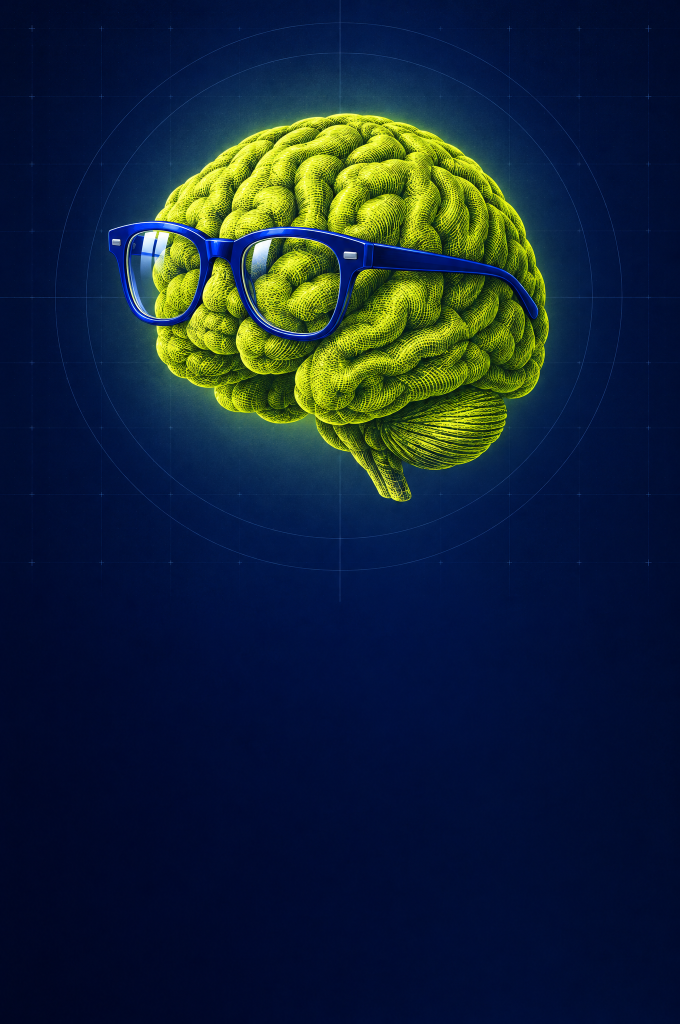
#> input picture taller_prompting/cerebro_base.png, 1360 x 2048 px (shown at 1/2 size)
$ python poster_taller_v3.py
#> lines starting #> are read from the running program, lines starting #| are printed output that depends on the picture
from PIL import Image, ImageDraw, ImageFont, ImageFilter
import numpy as np
F=r"C:/Users/BYROND~1/AppData/Local/Temp/claude/G--Other-computers-Workstation-DELL-DELL-BYRONCUJANO-Escritorio-Eccentric-Inc-AiUDA-PROYECTOS-HIGGSFIELD/0a4bba30-b3f5-408b-80b9-95dfa18eb247/scratchpad/fonts/"
K=2  # render scale
base=Image.open("cerebro_base.png").convert("RGBA")
W,H=base.width*K,base.height*K
#> W = 2720; H = 4096
SC=1.32; CX,CY=680,720
bw,bh=int(base.width*SC*K),int(base.height*SC*K)
#> bw = 3590; bh = 5406
big=base.resize((bw,bh),Image.LANCZOS)
bg=Image.new("RGBA",(W,H),(5,12,40,255))
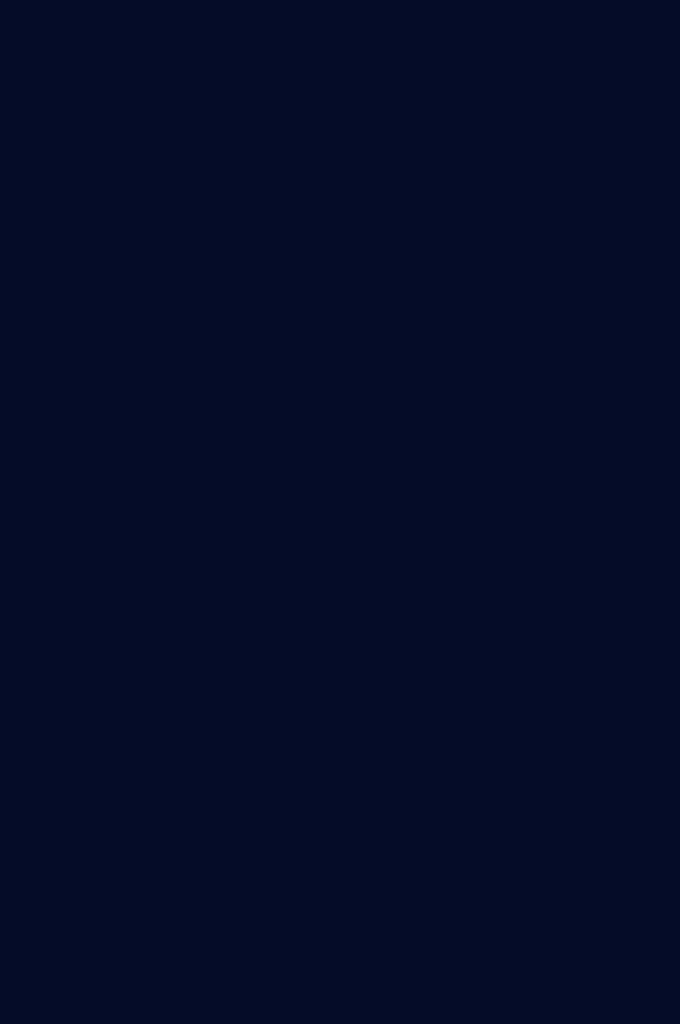
#> bg: PIL image 2720x4096 RGBA (shown at 1/4 size); mean R, G, B, A 5, 12, 40, 255
bg.alpha_composite(big,(int((CX-CX*SC)*K),int((CY-CY*SC)*K)))
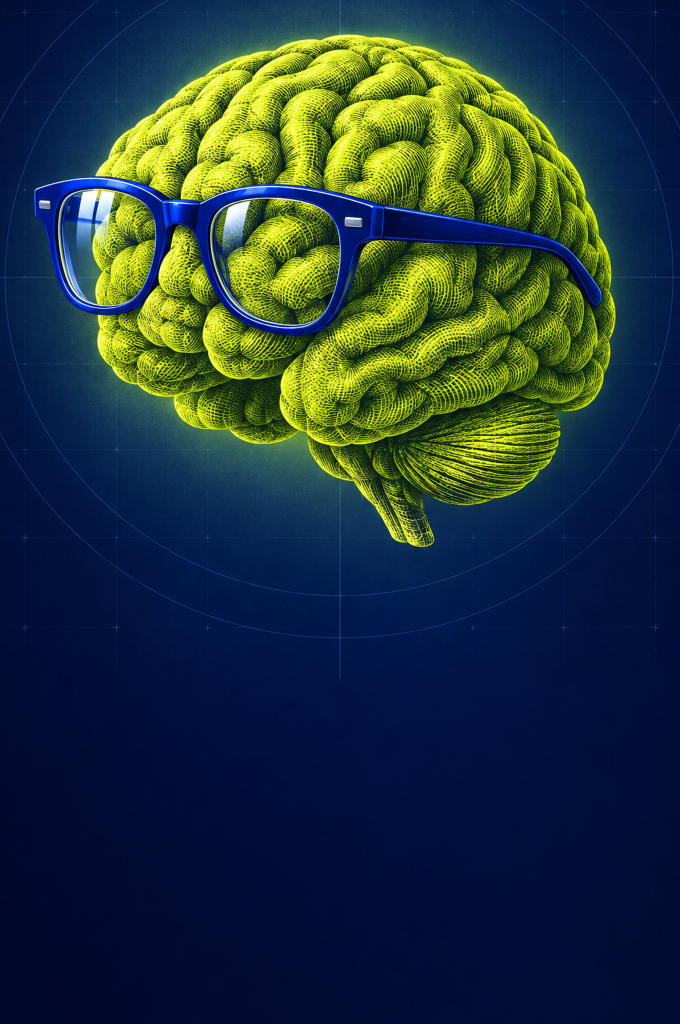
#> bg: PIL image 2720x4096 RGBA (shown at 1/4 size); mean R, G, B, A 33.9, 54.2, 58.2, 255
LIME=(215,255,30,255); WHITE=(255,255,255,255); SOFT=(225,232,250,255); DIM=(185,200,235,255)
def anton(s): return ImageFont.truetype(F+"Anton-Regular.ttf",int(s*K))
def play(s,w=500):
    f=ImageFont.truetype(F+"PlayfairDisplay-Italic%5Bwght%5D.ttf",int(s*K))
    try: f.set_variation_by_axes([w])
    except Exception: pass
    return f
def inter(s,w=400):
    f=ImageFont.truetype(F+"Inter%5Bopsz,wght%5D.ttf",int(s*K))
    try: f.set_variation_by_axes([min(32,max(14,s)),w])
    except Exception: pass
    return f
d=ImageDraw.Draw(bg)
def tw(t,f,sp=0):
    return sum(d.textlength(c,font=f) for c in t)+sp*K*(len(t)-1) if sp else d.textlength(t,font=f)
def text(x,y,t,f,fill,sp=0,anchor="l"):
    w=tw(t,f,sp)
    if anchor=="c": x=x*K-w/2
    elif anchor=="r": x=x*K-w
    else: x=x*K
    if not sp: d.text((x,y*K),t,font=f,fill=fill); return w
    for c in t:
        d.text((x,y*K),c,font=f,fill=fill); x+=d.textlength(c,font=f)+sp*K
    return w
def line(x1,y1,x2,y2,fill,w=1): d.line((x1*K,y1*K,x2*K,y2*K),fill=fill,width=int(w*K))
d=ImageDraw.Draw(bg)
Wd=W//K; M=90
#> after `Wd = W // K`: Wd = 1360
# darken lower half subtly for legibility
grad=Image.new("L",(1,H));
for y in range(H): grad.putpixel((0,y),int(max(0,min(1,(y/H-0.27)/0.20))*215))
shade=Image.new("RGBA",(W,H),(3,8,28,255)); shade.putalpha(grad.resize((W,H)))
#> after `shade.putalpha(grad.resize((W, H)))`:
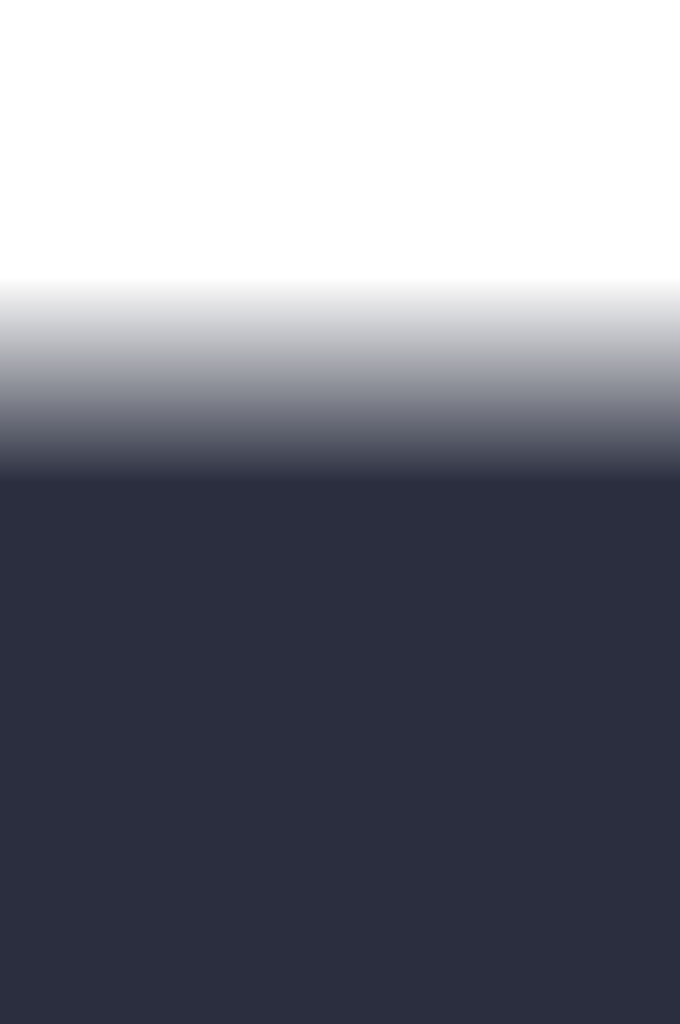
#> shade: PIL image 2720x4096 RGBA (shown at 1/4 size); mean R, G, B, A 3, 8, 28, 135.3; transparent parts drawn white
bg.alpha_composite(shade)
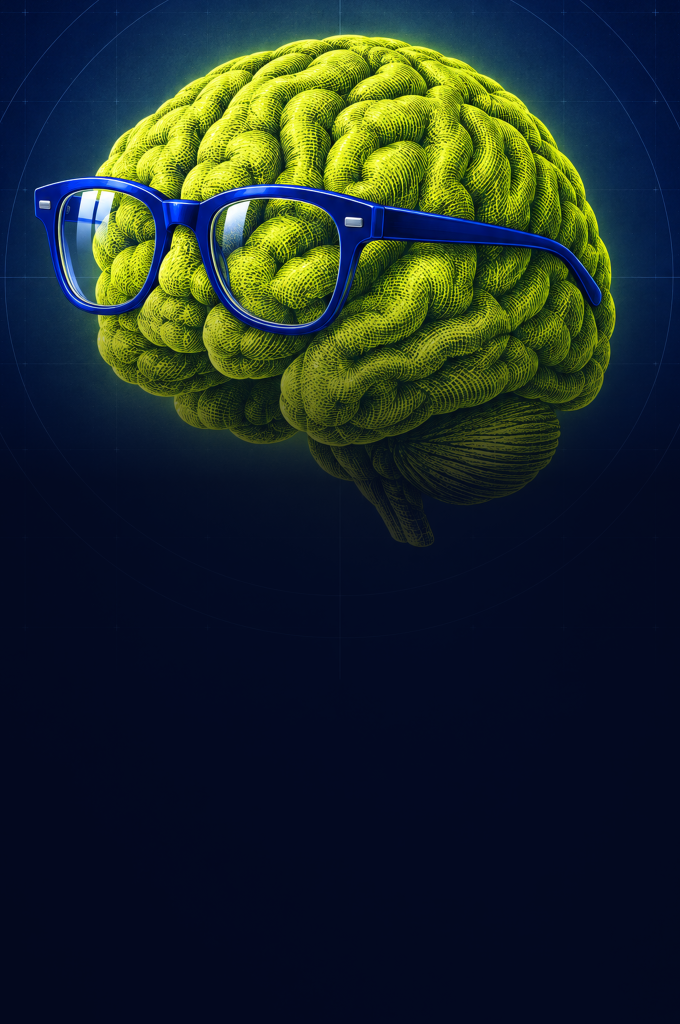
#> bg: PIL image 2720x4096 RGBA (shown at 1/4 size); mean R, G, B, A 29.6, 43, 41.9, 255
# top vignette for header
tg=Image.new('L',(1,H))
for y in range(H): tg.putpixel((0,y),int(max(0,1-y/(300*K))*215))
ts=Image.new('RGBA',(W,H),(3,8,28,255)); ts.putalpha(tg.resize((W,H))); bg.alpha_composite(ts)
#> after `ts.putalpha(tg.resize((W, H)))`:
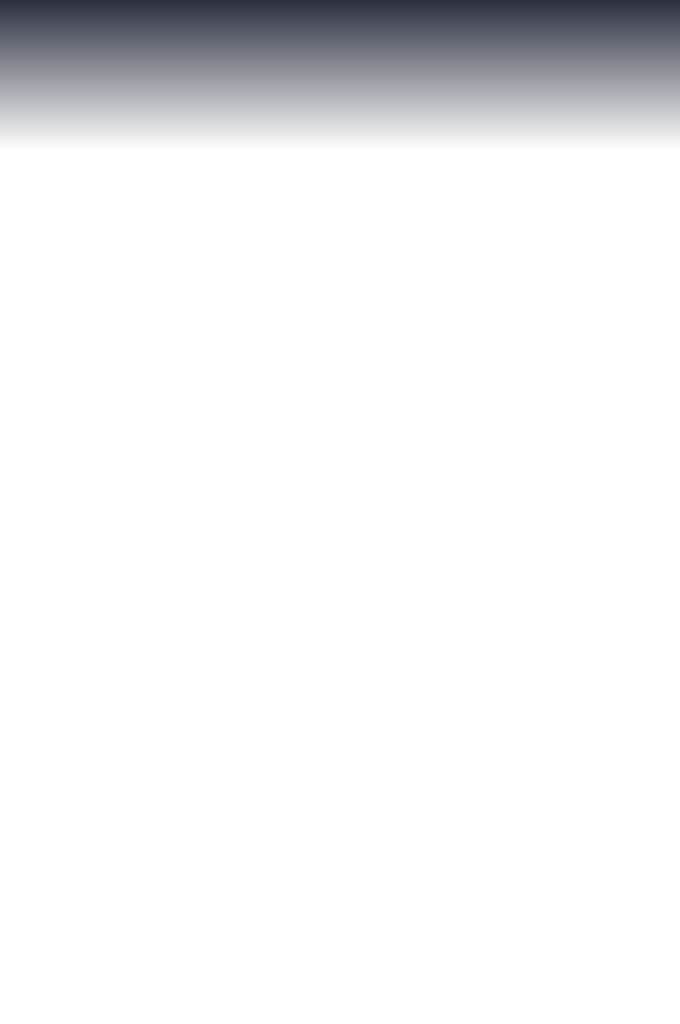
#> ts: PIL image 2720x4096 RGBA (shown at 1/4 size); mean R, G, B, A 3, 8, 28, 15.7; transparent parts drawn white
#> after `bg.alpha_composite(ts)`:
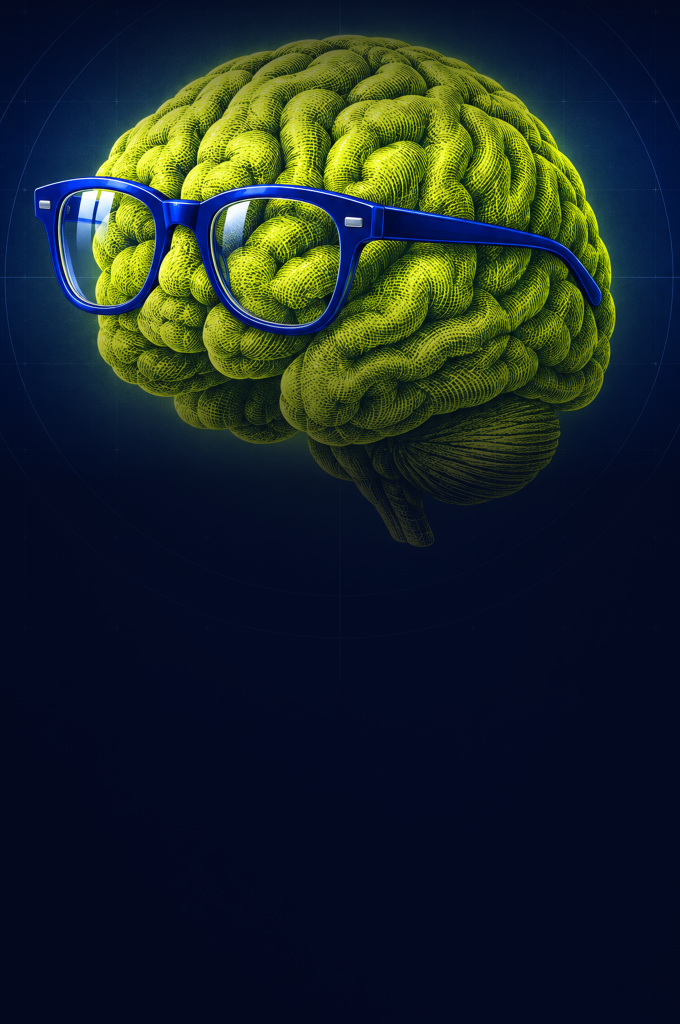
#> bg: PIL image 2720x4096 RGBA (shown at 1/4 size); mean R, G, B, A 26.9, 38.9, 39.4, 255
img=Image.new('RGBA',(W,H),(0,0,0,0)); d=ImageDraw.Draw(img)
#> after `img = Image.new('RGBA', (W, H), (0, 0, 0, 0))`: img: PIL image 2720x4096 RGBA; every value is 0


# ---- header
#> (the run stopped early here; a loop or call above may not have finished)

$ run again, with taller_prompting/cerebro_ampliado.png copied over taller_prompting/cerebro_base.png
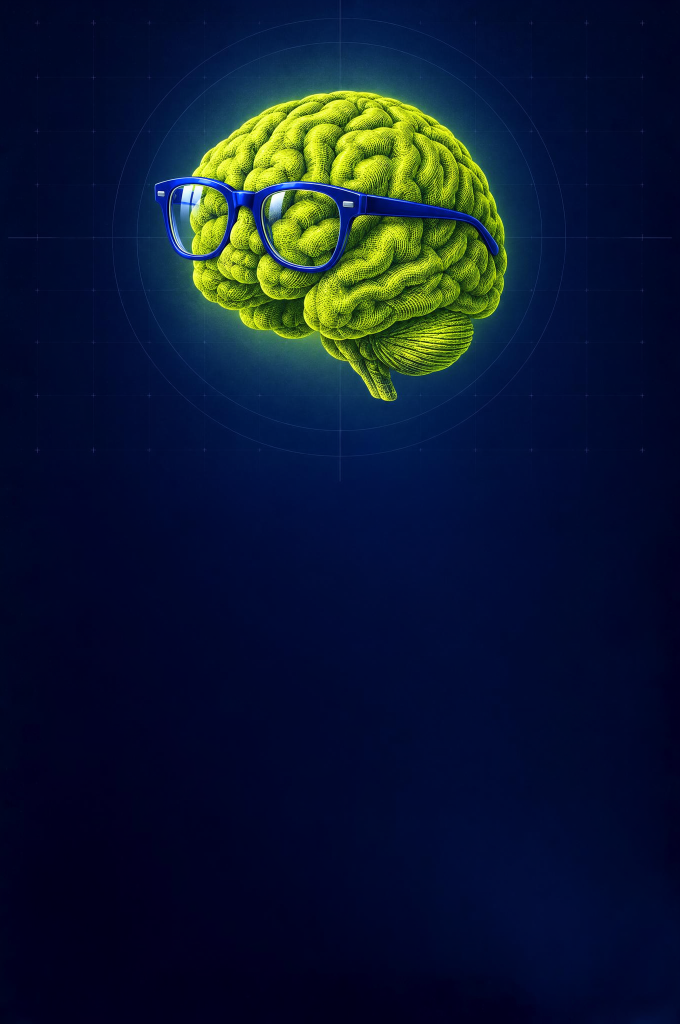
#> input picture taller_prompting/cerebro_ampliado.png, 1360 x 2048 px (shown at 1/2 size)
#> `bg.alpha_composite(big,(int((CX-CX*SC)*K),int((CY-CY*SC)*K)))`:
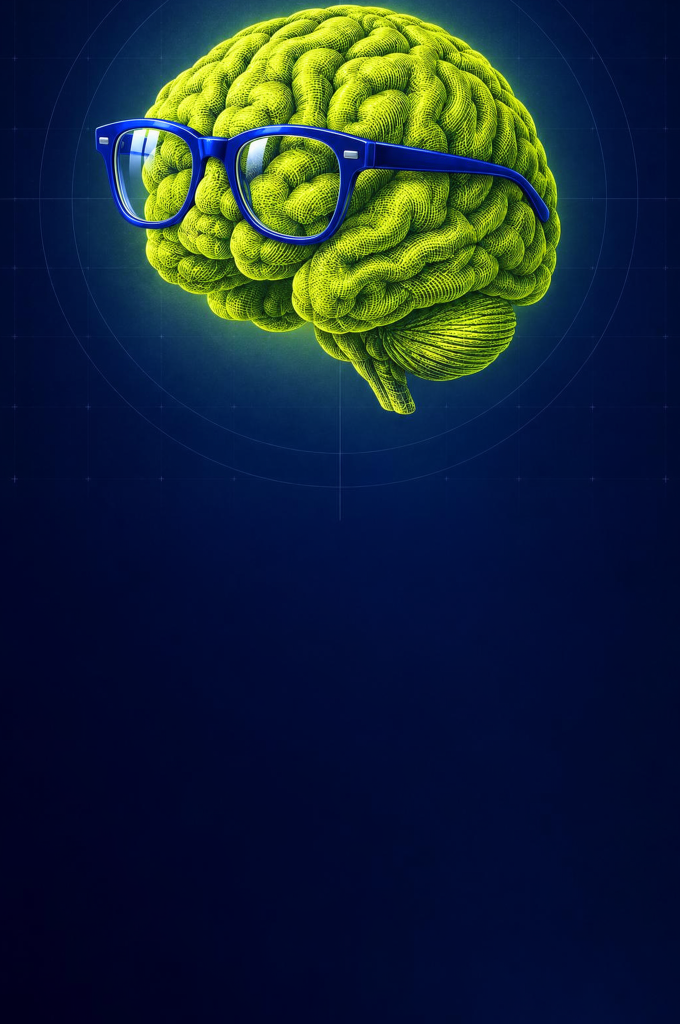
#> bg: PIL image 2720x4096 RGBA (shown at 1/4 size); mean R, G, B, A 22.9, 39.4, 54.8, 255
#> `bg.alpha_composite(ts)`:
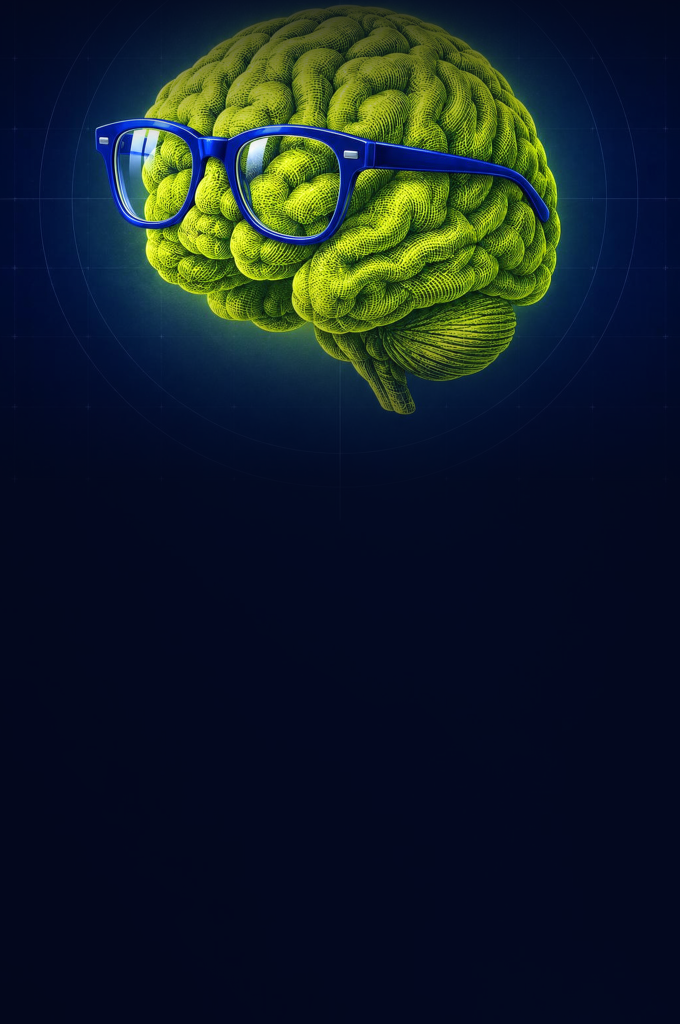
#> bg: PIL image 2720x4096 RGBA (shown at 1/4 size); mean R, G, B, A 19.5, 31.5, 39.8, 255
#> img: PIL image 2720x4096 RGBA; every value is 0
